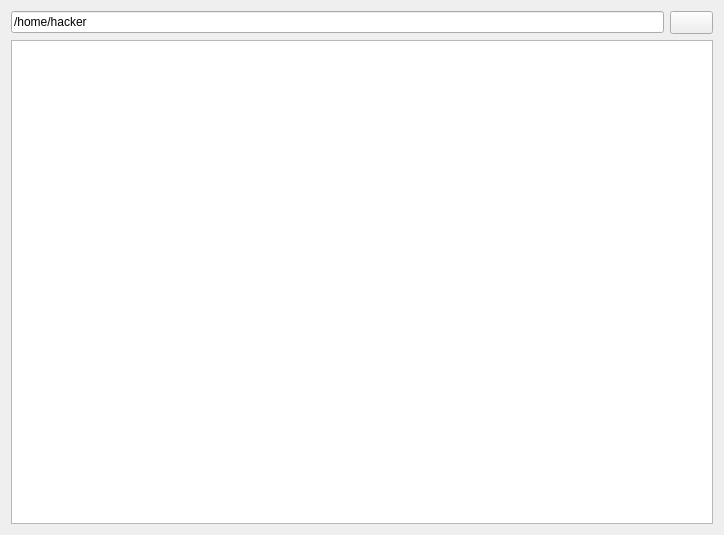
<?xml version="1.0" encoding="UTF-8"?>
<ui version="4.0">
 <class>Form</class>
 <widget class="QWidget" name="Form">
  <property name="geometry">
   <rect>
    <x>0</x>
    <y>0</y>
    <width>724</width>
    <height>535</height>
   </rect>
  </property>
  <property name="windowTitle">
   <string>Form</string>
  </property>
  <layout class="QVBoxLayout" name="verticalLayout">
   <item>
    <layout class="QHBoxLayout" name="horizontalLayout">
     <item>
      <widget class="QLineEdit" name="lineEdit">
       <property name="text">
        <string>/home/hacker</string>
       </property>
      </widget>
     </item>
     <item>
      <widget class="QPushButton" name="pushButton">
       <property name="font">
        <font>
         <pointsize>10</pointsize>
        </font>
       </property>
       <property name="styleSheet">
        <string notr="true"/>
       </property>
       <property name="text">
        <string/>
       </property>
       <property name="icon">
        <iconset theme="search">
         <normaloff>.</normaloff>.</iconset>
       </property>
       <property name="iconSize">
        <size>
         <width>30</width>
         <height>20</height>
        </size>
       </property>
      </widget>
     </item>
    </layout>
   </item>
   <item>
    <widget class="QTreeView" name="treeView"/>
   </item>
  </layout>
 </widget>
 <resources/>
 <connections/>
</ui>
